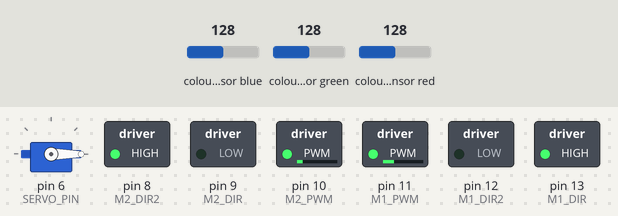
A sketch run on a simulated Arduino Uno, built with avr-gcc and run on an emulated ATmega328P. Shown: servo, switched loads named in the sketch (green lamp = pin HIGH). Wiring (inferred from the names in the program): TCS3200 colour sensor: output A1; S2 pin 4; S3 pin 7; S0 pin 2; S1 pin 3. The inputs (shaded band) are chosen by the test bench; at power-on: colour sensor blue 128, colour sensor green 128, colour sensor red 128. Pins used as bus, display or sensor lines are not drawn; what the sketch prints to the serial monitor is not drawn.

Above: at 0.8 s.
0.9 s: colour sensor blue set to 125
At 1.8 s:
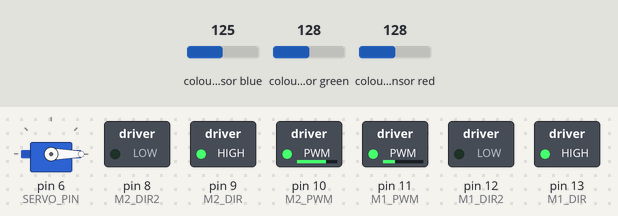
2.4 s: colour sensor green set to 5
At 2.9 s:
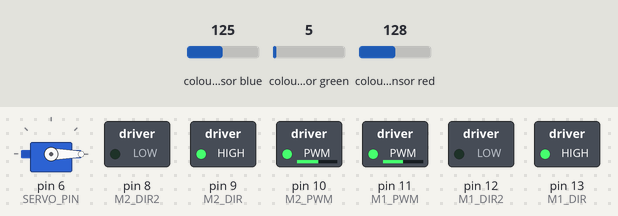
3.9 s: colour sensor red set to 5
At 6.0 s:
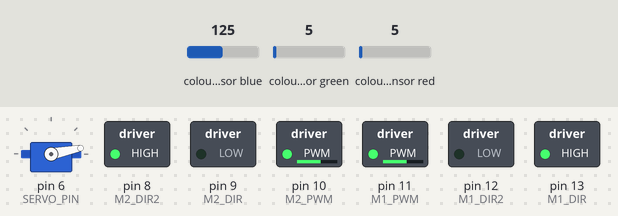
6.9 s: colour sensor blue set to 5
At 7.4 s:
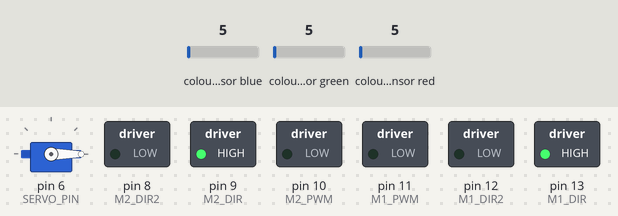
Timing chart, 0 to 9.9 s (numbered marks = the images above; inputs shaded):
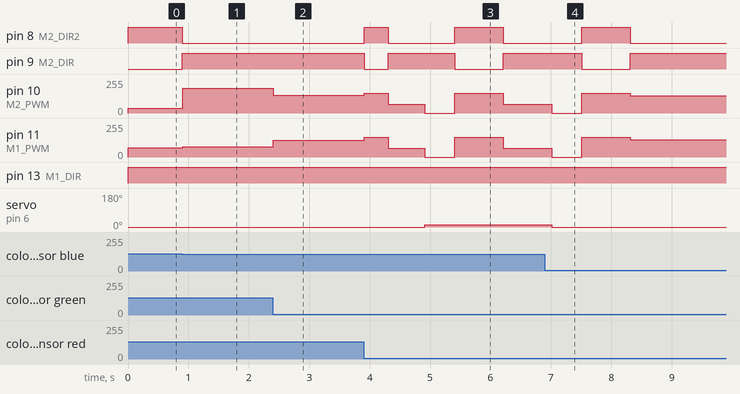

Measured:
- the behaviour switches between 128 and 127 on colour sensor blue (found by bisection; images 0 and 1)
- after the input at 0.9 s, pin 8 (M2_DIR2): HIGH → LOW at once; pin 9 (M2_DIR): LOW → HIGH at once; pin 10 (M2_PWM): 35/255 → 184/255 at once; pin 11 (M1_PWM): 70/255 → 76/255 at once
- after the input at 2.4 s, pin 10 (M2_PWM): 184/255 → 134/255 at once; pin 11 (M1_PWM): 76/255 → 126/255 at once
- after the input at 3.9 s, pin 8 (M2_DIR2): LOW → HIGH at once, → LOW 0.40 s later, → HIGH 1.1 s later, → LOW 0.80 s later; pin 9 (M2_DIR): HIGH → LOW at once, → HIGH 0.40 s later, → LOW 1.1 s later, → HIGH 0.80 s later
- after the input at 6.9 s, pin 8 (M2_DIR2): goes on until 8.3 s, then stays LOW; pin 9 (M2_DIR): goes on until 8.3 s, then stays HIGH; pin 10 (M2_PWM): goes on until 8.3 s, then stays 130/255; servo on pin 6 (SERVO_PIN): goes on until 7.0 s, then stays 0°

The sketch:

challenge_section.ino
```cpp
// challenge_section.ino
// Arduino sketch: follow black line, split->take right (green), PID follow green,
// detect blue, turn right 90, pick up box, turn 180, place box on blue square, turn 180,
// when splits choose right path, continue with PID follow until next reupload.
// RTOS-based for improved real-time line following.

#include <Arduino_FreeRTOS.h>
#include <semphr.h>
#include <Servo.h>

// -- PIN CONFIG (updated) --
// Color sensor (TCS230/TCS3200 style) pins - ONLY sensor for line following
const int COLOR_OUT = A1; // OUT pin from color sensor
const int S0_PIN = 2;
const int S1_PIN = 3;
const int S2_PIN = 4;
const int S3_PIN = 7;

// Motor driver pins (new mapping)
const int M1_PWM = 11; // ENA (left PWM)
const int M2_PWM = 10; // ENB (right PWM)
const int M1_DIR = 13; // IN1
const int M1_DIR2 = 12; // IN2
const int M2_DIR = 9;  // IN3
const int M2_DIR2 = 8; // IN4

const int SERVO_PIN = 6; // servo now on pin 6
Servo gripper;

// -- PID constants (tune these) --
float Kp = 0.9;
float Ki = 0.0;
float Kd = 0.12;

// -- Driving parameters --
int baseSpeed = 130; // base PWM speed (0-255)
int maxSpeed = 220;

// -- Timing constants (tune experimentally) --
const unsigned long TURN_90_MS = 400;  // time to rotate ~90 degrees in-place
const unsigned long TURN_180_MS = 800; // time to rotate ~180 degrees in-place
const int APPROACH_MS = 600; // forward approach time when picking up box

// Color calibration (frequency values - lower = stronger):
// Green: R:78 G:37 B:60 | White: R:14 G:15 B:12 | Red: R:20 G:90 B:67 | Black: R:140 G:150 B:129
int blackThreshold = 100;   // all channels above this = black line
int whiteThreshold = 40;    // all channels below this = white background

// PID state
volatile float lastError = 0;
volatile float integral = 0;
volatile unsigned long lastTime = 0;
volatile int lastDirection = 1; // +1 = drift right, -1 = drift left

// Shared sensor data (protected by mutex)
volatile unsigned long colorR = 0, colorG = 0, colorB = 0;
volatile float lineError = 0;
volatile bool blueDetected = false;
volatile bool greenDetected = false;
volatile bool redDetected = false;
volatile bool onBlackLine = false;
volatile bool lineValid = true;

// Mission state
enum MissionState { FOLLOW_BLACK, TAKE_RIGHT, FOLLOW_GREEN, BLUE_PICKUP, DONE };
volatile MissionState missionState = FOLLOW_BLACK;

// FreeRTOS handles
SemaphoreHandle_t sensorMutex;
TaskHandle_t sensorTaskHandle;
TaskHandle_t pidTaskHandle;
TaskHandle_t missionTaskHandle;

// helper: set motor speeds (positive = forward, negative = backward)
// leftSpeed/rightSpeed positive = forward
void setMotors(int leftSpeed, int rightSpeed) {
  // Left motor (use two direction pins)
  if (leftSpeed >= 0) {
    digitalWrite(M1_DIR, HIGH);
    digitalWrite(M1_DIR2, LOW);
    analogWrite(M1_PWM, constrain(leftSpeed, 0, maxSpeed));
  } else {
    digitalWrite(M1_DIR, LOW);
    digitalWrite(M1_DIR2, HIGH);
    analogWrite(M1_PWM, constrain(-leftSpeed, 0, maxSpeed));
  }
  // Right motor
  if (rightSpeed >= 0) {
    digitalWrite(M2_DIR, HIGH);
    digitalWrite(M2_DIR2, LOW);
    analogWrite(M2_PWM, constrain(rightSpeed, 0, maxSpeed));
  } else {
    digitalWrite(M2_DIR, LOW);
    digitalWrite(M2_DIR2, HIGH);
    analogWrite(M2_PWM, constrain(-rightSpeed, 0, maxSpeed));
  }
}

// Line following using color sensor only
bool isOnBlack(unsigned long r, unsigned long g, unsigned long b) {
  return (r > blackThreshold && g > blackThreshold && b > blackThreshold);
}

bool isOnWhite(unsigned long r, unsigned long g, unsigned long b) {
  return (r < whiteThreshold && g < whiteThreshold && b < whiteThreshold);
}

// PID controller returns steering correction (-255..+255)
int pidCompute(float error) {
  unsigned long now = millis();
  float dt = (now - lastTime) / 1000.0;
  if (lastTime == 0) dt = 0.01;
  lastTime = now;

  if (error == 1000) {
    // lost line: small backup or last known steering
    integral = 0;
    return 0;
  }

  float e = error; // error in -2..2
  integral += e * dt;
  float derivative = (e - lastError) / max(dt, 0.0001);
  lastError = e;
  float output = Kp * e + Ki * integral + Kd * derivative; // output in roughly -?
  // scale output to motor offset
  int steer = (int)constrain(output * 60.0, -200, 200); // tuning multiplier
  return steer;
}

// Detect colors based on frequency values (lower = stronger color)
bool isGreen(unsigned long r, unsigned long g, unsigned long b) {
  // Green has lowest G value (~37), with R:78, B:60
  return (g < r && g < b && g < 50 && r > 60 && b > 45);
}

bool isRed(unsigned long r, unsigned long g, unsigned long b) {
  // Red has lowest R value (~20), with G:90, B:67
  return (r < g && r < b && r < 35 && g > 70 && b > 50);
}

bool checkBlue(unsigned long r, unsigned long g, unsigned long b) {
  // Blue has lowest B value (strongest blue reflection)
  return (b < r && b < g && b < 50 && r > 60 && g > 50);
}

void turnInPlace(int direction, unsigned long durationMs) {
  // direction: +1 = right, -1 = left (rotate in place)
  int turnSpeed = 150;
  if (direction > 0) {
    // right: left forward, right backward
    setMotors(turnSpeed, -turnSpeed);
  } else {
    setMotors(-turnSpeed, turnSpeed);
  }
  delay(durationMs);
  setMotors(0, 0);
}

void turnRight90() { turnInPlace(+1, TURN_90_MS); }
void turn180() { turnInPlace(+1, TURN_180_MS); } // same direction twice duration

void pickupBox() {
  // approach a bit, close gripper
  setMotors(baseSpeed / 2, baseSpeed / 2);
  delay(APPROACH_MS);
  setMotors(0,0);
  gripper.write(11); // close to pick up box
  delay(500);
}

void placeBox() {
  gripper.write(0); // open position
  delay(500);
}

// ===== RTOS TASKS =====

// Color sensor read function
unsigned long readColorFreqTask(int s2, int s3) {
  digitalWrite(S2_PIN, s2);
  digitalWrite(S3_PIN, s3);
  delayMicroseconds(100);
  unsigned long duration = pulseIn(COLOR_OUT, LOW, 30000);
  if (duration == 0) return 30000;
  return duration;
}

// High-priority: read color sensor for line following at ~100Hz
void TaskSensorRead(void *pvParameters) {
  (void) pvParameters;
  TickType_t xLastWakeTime = xTaskGetTickCount();
  for (;;) {
    // Read RGB values
    unsigned long r = readColorFreqTask(LOW, LOW);
    unsigned long g = readColorFreqTask(HIGH, HIGH);
    unsigned long b = readColorFreqTask(LOW, HIGH);

    // Determine line state
    bool onBlack = isOnBlack(r, g, b);
    bool onWhite = isOnWhite(r, g, b);
    bool green = isGreen(r, g, b);
    bool red = isRed(r, g, b);
    bool blue = checkBlue(r, g, b);

    // Calculate line error for PID
    float error = 0;
    bool valid = true;
    if (onBlack || green) {
      // On line - no error
      error = 0;
      valid = true;
    } else if (onWhite) {
      // Lost line
      error = 1000;
      valid = false;
    } else {
      // Transitioning - calculate proportional error
      float avg = (r + g + b) / 3.0;
      float normalized = (blackThreshold - avg) / (float)(blackThreshold - whiteThreshold);
      normalized = constrain(normalized, 0, 1);
      error = normalized * lastDirection;
      valid = true;
    }

    if (xSemaphoreTake(sensorMutex, portMAX_DELAY) == pdTRUE) {
      colorR = r; colorG = g; colorB = b;
      lineError = error;
      lineValid = valid;
      onBlackLine = onBlack;
      blueDetected = blue;
      greenDetected = green;
      redDetected = red;
      xSemaphoreGive(sensorMutex);
    }
    vTaskDelayUntil(&xLastWakeTime, pdMS_TO_TICKS(10)); // 100Hz
  }
}

// Medium-priority: PID motor control at ~100Hz
void TaskPIDControl(void *pvParameters) {
  (void) pvParameters;
  TickType_t xLastWakeTime = xTaskGetTickCount();
  for (;;) {
    float err;
    bool valid;
    if (xSemaphoreTake(sensorMutex, portMAX_DELAY) == pdTRUE) {
      err = lineError;
      valid = lineValid;
      xSemaphoreGive(sensorMutex);
    }
    if (missionState == FOLLOW_BLACK || missionState == TAKE_RIGHT || missionState == FOLLOW_GREEN) {
      if (!valid || err == 1000) {
        // Lost line - search in last known direction
        int searchSpeed = 70;
        if (lastDirection > 0) {
          setMotors(searchSpeed, -searchSpeed/2);
        } else {
          setMotors(-searchSpeed/2, searchSpeed);
        }
      } else {
        // Update last direction
        if (err > 0.1) lastDirection = 1;
        else if (err < -0.1) lastDirection = -1;

        int steer = pidCompute(err);
        int left = baseSpeed - steer;
        int right = baseSpeed + steer;
        setMotors(left, right);
      }
    }
    vTaskDelayUntil(&xLastWakeTime, pdMS_TO_TICKS(10)); // 100Hz
  }
}

// Color detection is now integrated into TaskSensorRead

// Mission state machine task
void TaskMission(void *pvParameters) {
  (void) pvParameters;
  bool localBlue, localGreen, localRed;

  // State: FOLLOW_BLACK until we see green or red (split)
  missionState = FOLLOW_BLACK;
  Serial.println("Starting: following black line");
  for (;;) {
    if (xSemaphoreTake(sensorMutex, portMAX_DELAY) == pdTRUE) {
      localBlue = blueDetected;
      localGreen = greenDetected;
      localRed = redDetected;
      xSemaphoreGive(sensorMutex);
    }

    if (missionState == FOLLOW_BLACK) {
      if (localBlue) {
        missionState = BLUE_PICKUP;
        setMotors(0,0);
        turnRight90(); pickupBox(); turn180();
        setMotors(baseSpeed/2, baseSpeed/2); vTaskDelay(pdMS_TO_TICKS(800)); setMotors(0,0);
        placeBox(); turn180();
        missionState = FOLLOW_BLACK;
      } else if (localGreen || localRed) {
        // Split detected - take right (green)
        Serial.println("Split detected: taking right (green)");
        missionState = TAKE_RIGHT;
        setMotors(0,0);
        turnInPlace(+1, 150); // Turn right toward green
        setMotors(baseSpeed/2, baseSpeed/2); vTaskDelay(pdMS_TO_TICKS(300)); setMotors(0,0);
        missionState = FOLLOW_GREEN;
      }
    } else if (missionState == FOLLOW_GREEN) {
      if (localBlue) {
        missionState = BLUE_PICKUP;
        setMotors(0,0);
        Serial.println("BLUE on green: pickup/drop");
        turnRight90(); pickupBox(); turn180();
        setMotors(baseSpeed/2, baseSpeed/2); vTaskDelay(pdMS_TO_TICKS(800)); setMotors(0,0);
        placeBox(); turn180();
        missionState = FOLLOW_GREEN;
      } else if (localRed) {
        // Another split - choose right
        Serial.println("Next split: choosing right");
        setMotors(0,0);
        turnInPlace(+1, 150);
        setMotors(baseSpeed/2, baseSpeed/2); vTaskDelay(pdMS_TO_TICKS(300)); setMotors(0,0);
      }
    }
    vTaskDelay(pdMS_TO_TICKS(20));
  }
}

void setup() {
  // Color sensor pins
  pinMode(COLOR_OUT, INPUT);
  pinMode(S0_PIN, OUTPUT); pinMode(S1_PIN, OUTPUT); pinMode(S2_PIN, OUTPUT); pinMode(S3_PIN, OUTPUT);
  digitalWrite(S0_PIN, HIGH); digitalWrite(S1_PIN, LOW); // 20% frequency scaling

  // Motor pins
  pinMode(M1_PWM, OUTPUT); pinMode(M1_DIR, OUTPUT); pinMode(M1_DIR2, OUTPUT);
  pinMode(M2_PWM, OUTPUT); pinMode(M2_DIR, OUTPUT); pinMode(M2_DIR2, OUTPUT);

  // Servo
  gripper.attach(SERVO_PIN);
  gripper.write(0); // default open position

  Serial.begin(115200);
  lastTime = millis();

  // Create mutex
  sensorMutex = xSemaphoreCreateMutex();

  // Create tasks with priorities (higher number = higher priority)
  xTaskCreate(TaskSensorRead,  "Sensors", 192, NULL, 3, &sensorTaskHandle);
  xTaskCreate(TaskPIDControl,  "PID",     128, NULL, 2, &pidTaskHandle);
  xTaskCreate(TaskMission,     "Mission", 256, NULL, 1, &missionTaskHandle);

  // Start scheduler (never returns)
  vTaskStartScheduler();
}

// With RTOS, the loop() is empty; all work is done in tasks.
void loop() {
  // FreeRTOS scheduler runs tasks; loop() should not execute.
  // If we reach here, scheduler failed.
  Serial.println("ERROR: RTOS scheduler not running");
  while(1) delay(1000);
}
```
